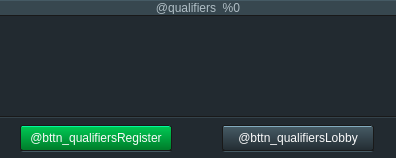
<?xml version="1.0" encoding="UTF-8"?>
<ui version="4.0">
 <class>Qualifiers</class>
 <widget class="QFrame" name="Qualifiers">
  <property name="geometry">
   <rect>
    <x>0</x>
    <y>0</y>
    <width>396</width>
    <height>158</height>
   </rect>
  </property>
  <property name="minimumSize">
   <size>
    <width>396</width>
    <height>150</height>
   </size>
  </property>
  <property name="maximumSize">
   <size>
    <width>414</width>
    <height>158</height>
   </size>
  </property>
  <property name="styleSheet">
   <string notr="true">.QFrame {
    background-color: #191919;
    border: none;
}
.QLabel {
    background-color: #37474f;
    border: none;
    border-top: 1px solid #455a64;
    border-bottom: 1px solid #191919;
    font: 11px &quot;Open Sans&quot;;
    color: #b0bec5;
    padding-bottom: 1px;
    margin: 0px;
}

QTableView, QTableView::item, QTableView * {
    outline: 0;
}

QTableView
{
    background-color: #222a30;
    alternate-background-color: #37474f;
    gridline-color: rgba(0, 220, 0, 10);
}
QTableView::item:selected {
    
    background-color: #cfd8dc;
    color: #191919;
}
QTableView::item {
    font: 11px &quot;Open Sans&quot;;
    color: #fafafa;
}

QHeaderView::section
{
     border-top: 1px solid #455a64;
border-left: 1px solid #455a64;
border-bottom: 1px solid #191919;
border-right: 1px solid #191919;

    background-color: qlineargradient(spread:pad, x1:0, y1:1, x2:0, y2:0, stop:0 rgba(55, 71, 79, 255), stop:0.5 rgba(38, 50, 56, 255), stop:1 rgba(34, 42, 48, 255));
}

QHeaderView::section:hover{
background-color: qlineargradient(spread:pad, x1:0, y1:1, x2:0, y2:0, stop:0 rgba(34, 43, 49, 255), stop:0.95 rgba(131, 171, 190, 255), stop:1 rgba(131, 171, 190, 255));
}

QHeaderView::section:pressed{
	background-color: qlineargradient(spread:reflect, x1:0, y1:0, x2:0, y2:1, stop:0 rgba(1, 1, 1, 255), stop:0.162011 rgba(45, 45, 45, 255), stop:0.49162 rgba(19, 19, 19, 255), stop:1 rgba(37, 37, 37, 255));
} *{outline: 0;}
</string>
  </property>
  <layout class="QVBoxLayout" name="verticalLayout" stretch="0,1,0">
   <property name="spacing">
    <number>0</number>
   </property>
   <property name="leftMargin">
    <number>0</number>
   </property>
   <property name="topMargin">
    <number>0</number>
   </property>
   <property name="rightMargin">
    <number>0</number>
   </property>
   <property name="bottomMargin">
    <number>0</number>
   </property>
   <item>
    <widget class="QLabel" name="header_qualifiers">
     <property name="minimumSize">
      <size>
       <width>396</width>
       <height>16</height>
      </size>
     </property>
     <property name="maximumSize">
      <size>
       <width>396</width>
       <height>16</height>
      </size>
     </property>
     <property name="text">
      <string>@qualifiers_%0</string>
     </property>
     <property name="alignment">
      <set>Qt::AlignCenter</set>
     </property>
    </widget>
   </item>
   <item>
    <widget class="QTableView" name="tableView_qualifiers">
     <property name="minimumSize">
      <size>
       <width>0</width>
       <height>80</height>
      </size>
     </property>
     <property name="maximumSize">
      <size>
       <width>16777215</width>
       <height>120</height>
      </size>
     </property>
     <property name="styleSheet">
      <string notr="true">QTableView {
    border: none;
    border-bottom: 1px solid #191919;
    alternate-background-color: #37474f;
    
	background-color: rgb(34, 42, 48);
	selection-background-color: rgb(207, 216, 220);
    font-size: 11px;
    text-align: center;
}

QTableView::item {
    
}

QHeaderView {
	background-color: qlineargradient(spread:pad, x1:0, y1:1, x2:0, y2:0, stop:0 rgba(55, 71, 79, 255), stop:0.5 rgba(38, 50, 56, 255), stop:1 rgba(34, 42, 48, 255));
 border-bottom: 1px solid #191919;
}
QHeaderView:section {
	background-color: qlineargradient(spread:pad, x1:0, y1:1, x2:0, y2:0, stop:0 rgba(55, 71, 79, 255), stop:0.5 rgba(38, 50, 56, 255), stop:1 rgba(34, 42, 48, 255));
    height: 24px;
    border: none;
    border-right: 1px solid #191919;
    border-left: 1px solid #455a64;
 border-bottom: 1px solid #191919;
color: #b0bec5;
font: 11px &quot;Open Sans&quot;;
}</string>
     </property>
     <property name="verticalScrollBarPolicy">
      <enum>Qt::ScrollBarAsNeeded</enum>
     </property>
     <property name="horizontalScrollBarPolicy">
      <enum>Qt::ScrollBarAlwaysOff</enum>
     </property>
     <property name="sizeAdjustPolicy">
      <enum>QAbstractScrollArea::AdjustToContents</enum>
     </property>
     <property name="editTriggers">
      <set>QAbstractItemView::NoEditTriggers</set>
     </property>
     <property name="alternatingRowColors">
      <bool>true</bool>
     </property>
     <property name="selectionMode">
      <enum>QAbstractItemView::SingleSelection</enum>
     </property>
     <property name="selectionBehavior">
      <enum>QAbstractItemView::SelectRows</enum>
     </property>
     <property name="showGrid">
      <bool>false</bool>
     </property>
     <property name="gridStyle">
      <enum>Qt::NoPen</enum>
     </property>
     <property name="sortingEnabled">
      <bool>true</bool>
     </property>
     <property name="cornerButtonEnabled">
      <bool>false</bool>
     </property>
     <attribute name="horizontalHeaderDefaultSectionSize">
      <number>50</number>
     </attribute>
     <attribute name="horizontalHeaderMinimumSectionSize">
      <number>30</number>
     </attribute>
     <attribute name="verticalHeaderVisible">
      <bool>false</bool>
     </attribute>
     <attribute name="verticalHeaderDefaultSectionSize">
      <number>16</number>
     </attribute>
     <attribute name="verticalHeaderMinimumSectionSize">
      <number>16</number>
     </attribute>
    </widget>
   </item>
   <item>
    <widget class="QFrame" name="frame">
     <property name="minimumSize">
      <size>
       <width>0</width>
       <height>41</height>
      </size>
     </property>
     <property name="maximumSize">
      <size>
       <width>16777215</width>
       <height>41</height>
      </size>
     </property>
     <property name="styleSheet">
      <string notr="true">.QFrame {
    background-color: #222a30;
    border: none;
    border-top: 1px solid #34424a;
}


QAbstractButton {
    font: 11px &quot;Open Sans&quot;;
    color: #fafafa;
    border: 1px solid #191919;
    border-radius: 3px;
    border-bottom: 2px solid qlineargradient(spread:pad, x1:0, y1:1, x2:0, y2:0, stop:0 #455a64, stop:0.498 #455a64, stop:0.502 #191919, stop:1 #191919);
}
</string>
     </property>
     <property name="frameShape">
      <enum>QFrame::StyledPanel</enum>
     </property>
     <property name="frameShadow">
      <enum>QFrame::Raised</enum>
     </property>
     <layout class="QHBoxLayout" name="horizontalLayout" stretch="1,1">
      <property name="spacing">
       <number>30</number>
      </property>
      <property name="leftMargin">
       <number>0</number>
      </property>
      <property name="topMargin">
       <number>7</number>
      </property>
      <property name="rightMargin">
       <number>0</number>
      </property>
      <property name="bottomMargin">
       <number>7</number>
      </property>
      <item>
       <widget class="QPushButton" name="bttn_register">
        <property name="sizePolicy">
         <sizepolicy hsizetype="Fixed" vsizetype="Fixed">
          <horstretch>0</horstretch>
          <verstretch>0</verstretch>
         </sizepolicy>
        </property>
        <property name="minimumSize">
         <size>
          <width>152</width>
          <height>27</height>
         </size>
        </property>
        <property name="maximumSize">
         <size>
          <width>152</width>
          <height>27</height>
         </size>
        </property>
        <property name="cursor">
         <cursorShape>PointingHandCursor</cursorShape>
        </property>
        <property name="styleSheet">
         <string notr="true">QAbstractButton {
background-color: qlineargradient(spread:pad, x1:0, y1:1, x2:0, y2:0, stop:0 rgba(0, 121, 40, 255), stop:0.94 rgba(0, 199, 83, 255), stop:0.95 rgba(0, 250, 158, 255), stop:1 rgba(0, 250, 158, 255));
}

QAbstractButton:hover {
    background-color: qlineargradient(spread:pad, x1:0, y1:1, x2:0, y2:0, stop:0 rgba(0, 121, 40, 255), stop:0.95 rgba(0, 250, 158, 255), stop:1 rgba(0, 250, 158, 255));
}

QAbstractButton:pressed {
	background-color: qlineargradient(spread:pad, x1:0, y1:1, x2:0, y2:0, stop:0 #052914, stop:0.95 rgba(0, 90, 55, 255), stop:1 rgba(0, 90, 50, 255));
}

QAbstractButton:disabled {
    border: 1px solid rgba(25, 25, 25, 166);
    color: rgba(250, 250, 250, 166);
background-color: qlineargradient(spread:pad, x1:0, y1:1, x2:0, y2:0, stop:0 rgba(0, 121, 40, 166), stop:0.94 rgba(0, 199, 83, 166), stop:0.95 rgba(0, 250, 158, 166), stop:1 rgba(0, 250, 158, 166));
}

</string>
        </property>
        <property name="text">
         <string>@bttn_qualifiersRegister</string>
        </property>
       </widget>
      </item>
      <item>
       <widget class="QPushButton" name="bttn_lobby">
        <property name="sizePolicy">
         <sizepolicy hsizetype="Fixed" vsizetype="Fixed">
          <horstretch>0</horstretch>
          <verstretch>0</verstretch>
         </sizepolicy>
        </property>
        <property name="minimumSize">
         <size>
          <width>152</width>
          <height>27</height>
         </size>
        </property>
        <property name="maximumSize">
         <size>
          <width>152</width>
          <height>27</height>
         </size>
        </property>
        <property name="cursor">
         <cursorShape>PointingHandCursor</cursorShape>
        </property>
        <property name="styleSheet">
         <string notr="true">QPushButton{
	background-color: qlineargradient(spread:pad, x1:0, y1:1, x2:0, y2:0, stop:0 rgba(34, 43, 49, 255), stop:0.93 rgba(69, 89, 99, 255), stop:0.95 rgba(131, 171, 190, 255), stop:1 rgba(131, 171, 190, 255));
}

QPushButton:hover {
background-color: qlineargradient(spread:pad, x1:0, y1:1, x2:0, y2:0, stop:0 rgba(205, 55, 33, 215), stop:0.33 rgba(69, 24, 22, 225), stop:0.94 rgba(69, 89, 99, 255), stop:0.95 rgba(121, 131, 150, 255), stop:1 rgba(131, 171, 190, 255));
}

QPushButton:pressed{
	background-color: qlineargradient(spread:pad, x1:0, y1:1, x2:0, y2:0, stop:0 rgba(21, 13, 14, 255), stop:0.93 rgba(3, 4, 2, 255), stop:0.95 rgba(33, 36, 41, 255), stop:1 rgba(41, 41, 44, 255));
}</string>
        </property>
        <property name="text">
         <string>@bttn_qualifiersLobby</string>
        </property>
       </widget>
      </item>
     </layout>
    </widget>
   </item>
  </layout>
 </widget>
 <resources>
  <include location="../../resources.qrc"/>
 </resources>
 <connections/>
 <slots>
  <slot>popupQualifiers(bool)</slot>
 </slots>
</ui>
